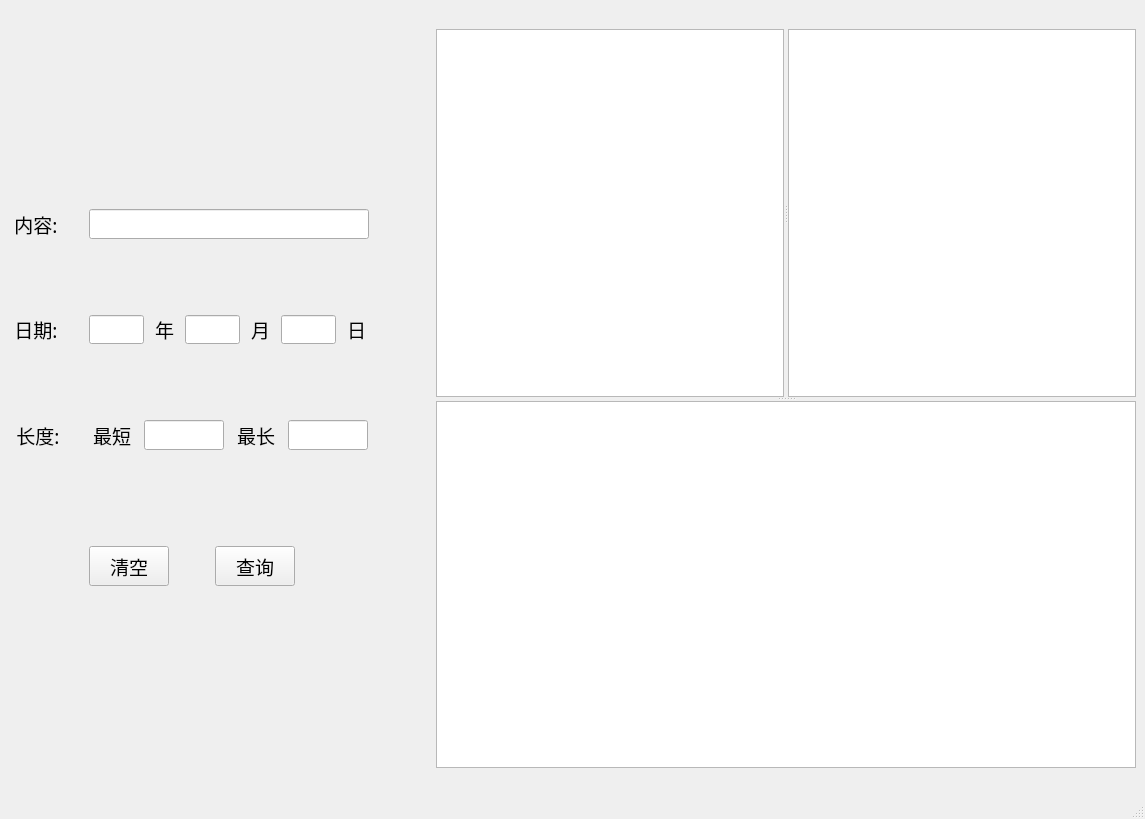
<?xml version="1.0" encoding="UTF-8"?>
<ui version="4.0">
 <class>MainWindow</class>
 <widget class="QMainWindow" name="MainWindow">
  <property name="geometry">
   <rect>
    <x>0</x>
    <y>0</y>
    <width>1119</width>
    <height>819</height>
   </rect>
  </property>
  <property name="minimumSize">
   <size>
    <width>0</width>
    <height>0</height>
   </size>
  </property>
  <property name="windowTitle">
   <string>MainWindow</string>
  </property>
  <widget class="QWidget" name="centralwidget">
   <layout class="QHBoxLayout" name="horizontalLayout_5">
    <item>
     <layout class="QVBoxLayout" name="query_block">
      <item>
       <spacer name="verticalSpacer_4">
        <property name="orientation">
         <enum>Qt::Vertical</enum>
        </property>
        <property name="sizeType">
         <enum>QSizePolicy::Maximum</enum>
        </property>
        <property name="sizeHint" stdset="0">
         <size>
          <width>20</width>
          <height>150</height>
         </size>
        </property>
       </spacer>
      </item>
      <item>
       <layout class="QHBoxLayout" name="query_content">
        <item>
         <widget class="QLabel" name="content_label">
          <property name="sizePolicy">
           <sizepolicy hsizetype="Fixed" vsizetype="Preferred">
            <horstretch>0</horstretch>
            <verstretch>0</verstretch>
           </sizepolicy>
          </property>
          <property name="font">
           <font>
            <family>Adobe Devanagari</family>
            <pointsize>14</pointsize>
           </font>
          </property>
          <property name="text">
           <string>内容:</string>
          </property>
          <property name="alignment">
           <set>Qt::AlignCenter</set>
          </property>
         </widget>
        </item>
        <item>
         <spacer name="horizontalSpacer">
          <property name="orientation">
           <enum>Qt::Horizontal</enum>
          </property>
          <property name="sizeType">
           <enum>QSizePolicy::Fixed</enum>
          </property>
          <property name="sizeHint" stdset="0">
           <size>
            <width>20</width>
            <height>20</height>
           </size>
          </property>
         </spacer>
        </item>
        <item>
         <widget class="QLineEdit" name="content_input">
          <property name="sizePolicy">
           <sizepolicy hsizetype="Maximum" vsizetype="Maximum">
            <horstretch>0</horstretch>
            <verstretch>0</verstretch>
           </sizepolicy>
          </property>
          <property name="maximumSize">
           <size>
            <width>280</width>
            <height>30</height>
           </size>
          </property>
          <property name="alignment">
           <set>Qt::AlignCenter</set>
          </property>
         </widget>
        </item>
       </layout>
      </item>
      <item>
       <spacer name="verticalSpacer">
        <property name="orientation">
         <enum>Qt::Vertical</enum>
        </property>
        <property name="sizeType">
         <enum>QSizePolicy::Minimum</enum>
        </property>
        <property name="sizeHint" stdset="0">
         <size>
          <width>20</width>
          <height>20</height>
         </size>
        </property>
       </spacer>
      </item>
      <item>
       <layout class="QHBoxLayout" name="query_data">
        <property name="sizeConstraint">
         <enum>QLayout::SetNoConstraint</enum>
        </property>
        <item>
         <widget class="QLabel" name="data_label">
          <property name="sizePolicy">
           <sizepolicy hsizetype="Fixed" vsizetype="Preferred">
            <horstretch>0</horstretch>
            <verstretch>0</verstretch>
           </sizepolicy>
          </property>
          <property name="font">
           <font>
            <family>Adobe Devanagari</family>
            <pointsize>14</pointsize>
           </font>
          </property>
          <property name="text">
           <string>日期:</string>
          </property>
          <property name="alignment">
           <set>Qt::AlignCenter</set>
          </property>
         </widget>
        </item>
        <item>
         <spacer name="horizontalSpacer_2">
          <property name="orientation">
           <enum>Qt::Horizontal</enum>
          </property>
          <property name="sizeType">
           <enum>QSizePolicy::Fixed</enum>
          </property>
          <property name="sizeHint" stdset="0">
           <size>
            <width>20</width>
            <height>20</height>
           </size>
          </property>
         </spacer>
        </item>
        <item>
         <widget class="QLineEdit" name="year_input">
          <property name="sizePolicy">
           <sizepolicy hsizetype="Fixed" vsizetype="Maximum">
            <horstretch>0</horstretch>
            <verstretch>0</verstretch>
           </sizepolicy>
          </property>
          <property name="maximumSize">
           <size>
            <width>55</width>
            <height>30</height>
           </size>
          </property>
          <property name="alignment">
           <set>Qt::AlignCenter</set>
          </property>
         </widget>
        </item>
        <item>
         <widget class="QLabel" name="year_label">
          <property name="sizePolicy">
           <sizepolicy hsizetype="Fixed" vsizetype="Maximum">
            <horstretch>0</horstretch>
            <verstretch>0</verstretch>
           </sizepolicy>
          </property>
          <property name="font">
           <font>
            <family>Adobe Devanagari</family>
            <pointsize>14</pointsize>
           </font>
          </property>
          <property name="text">
           <string>年</string>
          </property>
          <property name="alignment">
           <set>Qt::AlignCenter</set>
          </property>
         </widget>
        </item>
        <item>
         <widget class="QLineEdit" name="month_input">
          <property name="sizePolicy">
           <sizepolicy hsizetype="Fixed" vsizetype="Maximum">
            <horstretch>0</horstretch>
            <verstretch>0</verstretch>
           </sizepolicy>
          </property>
          <property name="maximumSize">
           <size>
            <width>55</width>
            <height>30</height>
           </size>
          </property>
          <property name="alignment">
           <set>Qt::AlignCenter</set>
          </property>
         </widget>
        </item>
        <item>
         <widget class="QLabel" name="month_label">
          <property name="sizePolicy">
           <sizepolicy hsizetype="Fixed" vsizetype="Maximum">
            <horstretch>0</horstretch>
            <verstretch>0</verstretch>
           </sizepolicy>
          </property>
          <property name="font">
           <font>
            <family>Adobe Devanagari</family>
            <pointsize>14</pointsize>
           </font>
          </property>
          <property name="text">
           <string>月</string>
          </property>
          <property name="alignment">
           <set>Qt::AlignCenter</set>
          </property>
         </widget>
        </item>
        <item>
         <widget class="QLineEdit" name="day_input">
          <property name="sizePolicy">
           <sizepolicy hsizetype="Fixed" vsizetype="Maximum">
            <horstretch>0</horstretch>
            <verstretch>0</verstretch>
           </sizepolicy>
          </property>
          <property name="maximumSize">
           <size>
            <width>55</width>
            <height>30</height>
           </size>
          </property>
          <property name="alignment">
           <set>Qt::AlignCenter</set>
          </property>
         </widget>
        </item>
        <item>
         <widget class="QLabel" name="day_label">
          <property name="sizePolicy">
           <sizepolicy hsizetype="Fixed" vsizetype="Maximum">
            <horstretch>0</horstretch>
            <verstretch>0</verstretch>
           </sizepolicy>
          </property>
          <property name="font">
           <font>
            <family>Adobe Devanagari</family>
            <pointsize>14</pointsize>
           </font>
          </property>
          <property name="text">
           <string>日</string>
          </property>
          <property name="alignment">
           <set>Qt::AlignCenter</set>
          </property>
          <property name="wordWrap">
           <bool>false</bool>
          </property>
          <property name="margin">
           <number>0</number>
          </property>
          <property name="indent">
           <number>-1</number>
          </property>
         </widget>
        </item>
       </layout>
      </item>
      <item>
       <spacer name="verticalSpacer_2">
        <property name="orientation">
         <enum>Qt::Vertical</enum>
        </property>
        <property name="sizeType">
         <enum>QSizePolicy::Minimum</enum>
        </property>
        <property name="sizeHint" stdset="0">
         <size>
          <width>20</width>
          <height>20</height>
         </size>
        </property>
       </spacer>
      </item>
      <item>
       <layout class="QHBoxLayout" name="query_length">
        <item>
         <widget class="QLabel" name="length_label">
          <property name="sizePolicy">
           <sizepolicy hsizetype="Fixed" vsizetype="Preferred">
            <horstretch>0</horstretch>
            <verstretch>0</verstretch>
           </sizepolicy>
          </property>
          <property name="font">
           <font>
            <family>Adobe Devanagari</family>
            <pointsize>14</pointsize>
           </font>
          </property>
          <property name="text">
           <string>长度:</string>
          </property>
          <property name="alignment">
           <set>Qt::AlignCenter</set>
          </property>
         </widget>
        </item>
        <item>
         <spacer name="horizontalSpacer_3">
          <property name="orientation">
           <enum>Qt::Horizontal</enum>
          </property>
          <property name="sizeType">
           <enum>QSizePolicy::Fixed</enum>
          </property>
          <property name="sizeHint" stdset="0">
           <size>
            <width>20</width>
            <height>20</height>
           </size>
          </property>
         </spacer>
        </item>
        <item>
         <widget class="QLabel" name="min_label">
          <property name="sizePolicy">
           <sizepolicy hsizetype="Fixed" vsizetype="Preferred">
            <horstretch>0</horstretch>
            <verstretch>0</verstretch>
           </sizepolicy>
          </property>
          <property name="font">
           <font>
            <family>Adobe Devanagari</family>
            <pointsize>14</pointsize>
           </font>
          </property>
          <property name="text">
           <string>最短</string>
          </property>
          <property name="alignment">
           <set>Qt::AlignCenter</set>
          </property>
         </widget>
        </item>
        <item>
         <widget class="QLineEdit" name="min_input">
          <property name="sizePolicy">
           <sizepolicy hsizetype="Fixed" vsizetype="Maximum">
            <horstretch>0</horstretch>
            <verstretch>0</verstretch>
           </sizepolicy>
          </property>
          <property name="maximumSize">
           <size>
            <width>80</width>
            <height>30</height>
           </size>
          </property>
          <property name="alignment">
           <set>Qt::AlignCenter</set>
          </property>
         </widget>
        </item>
        <item>
         <widget class="QLabel" name="max_label">
          <property name="sizePolicy">
           <sizepolicy hsizetype="Fixed" vsizetype="Preferred">
            <horstretch>0</horstretch>
            <verstretch>0</verstretch>
           </sizepolicy>
          </property>
          <property name="font">
           <font>
            <family>Adobe Devanagari</family>
            <pointsize>14</pointsize>
           </font>
          </property>
          <property name="text">
           <string>最长</string>
          </property>
          <property name="alignment">
           <set>Qt::AlignCenter</set>
          </property>
         </widget>
        </item>
        <item>
         <widget class="QLineEdit" name="max_input">
          <property name="sizePolicy">
           <sizepolicy hsizetype="Fixed" vsizetype="Maximum">
            <horstretch>0</horstretch>
            <verstretch>0</verstretch>
           </sizepolicy>
          </property>
          <property name="maximumSize">
           <size>
            <width>80</width>
            <height>30</height>
           </size>
          </property>
          <property name="alignment">
           <set>Qt::AlignCenter</set>
          </property>
         </widget>
        </item>
       </layout>
      </item>
      <item>
       <spacer name="verticalSpacer_3">
        <property name="orientation">
         <enum>Qt::Vertical</enum>
        </property>
        <property name="sizeType">
         <enum>QSizePolicy::Minimum</enum>
        </property>
        <property name="sizeHint" stdset="0">
         <size>
          <width>20</width>
          <height>40</height>
         </size>
        </property>
       </spacer>
      </item>
      <item>
       <layout class="QHBoxLayout" name="submit_block">
        <item>
         <spacer name="horizontalSpacer_5">
          <property name="orientation">
           <enum>Qt::Horizontal</enum>
          </property>
          <property name="sizeType">
           <enum>QSizePolicy::Fixed</enum>
          </property>
          <property name="sizeHint" stdset="0">
           <size>
            <width>80</width>
            <height>27</height>
           </size>
          </property>
         </spacer>
        </item>
        <item>
         <widget class="QPushButton" name="dele">
          <property name="sizePolicy">
           <sizepolicy hsizetype="Fixed" vsizetype="Maximum">
            <horstretch>0</horstretch>
            <verstretch>0</verstretch>
           </sizepolicy>
          </property>
          <property name="maximumSize">
           <size>
            <width>16777215</width>
            <height>40</height>
           </size>
          </property>
          <property name="font">
           <font>
            <family>Adobe Devanagari</family>
            <pointsize>14</pointsize>
           </font>
          </property>
          <property name="text">
           <string>清空</string>
          </property>
         </widget>
        </item>
        <item>
         <spacer name="horizontalSpacer_6">
          <property name="orientation">
           <enum>Qt::Horizontal</enum>
          </property>
          <property name="sizeType">
           <enum>QSizePolicy::Fixed</enum>
          </property>
          <property name="sizeHint" stdset="0">
           <size>
            <width>40</width>
            <height>20</height>
           </size>
          </property>
         </spacer>
        </item>
        <item>
         <widget class="QPushButton" name="submit">
          <property name="sizePolicy">
           <sizepolicy hsizetype="Fixed" vsizetype="Maximum">
            <horstretch>0</horstretch>
            <verstretch>0</verstretch>
           </sizepolicy>
          </property>
          <property name="minimumSize">
           <size>
            <width>0</width>
            <height>0</height>
           </size>
          </property>
          <property name="maximumSize">
           <size>
            <width>16777215</width>
            <height>40</height>
           </size>
          </property>
          <property name="font">
           <font>
            <family>Adobe Devanagari</family>
            <pointsize>14</pointsize>
           </font>
          </property>
          <property name="text">
           <string>查询</string>
          </property>
          <property name="default">
           <bool>false</bool>
          </property>
         </widget>
        </item>
        <item>
         <spacer name="horizontalSpacer_4">
          <property name="orientation">
           <enum>Qt::Horizontal</enum>
          </property>
          <property name="sizeType">
           <enum>QSizePolicy::Fixed</enum>
          </property>
          <property name="sizeHint" stdset="0">
           <size>
            <width>80</width>
            <height>27</height>
           </size>
          </property>
         </spacer>
        </item>
       </layout>
      </item>
      <item>
       <spacer name="verticalSpacer_5">
        <property name="orientation">
         <enum>Qt::Vertical</enum>
        </property>
        <property name="sizeType">
         <enum>QSizePolicy::Minimum</enum>
        </property>
        <property name="sizeHint" stdset="0">
         <size>
          <width>20</width>
          <height>150</height>
         </size>
        </property>
       </spacer>
      </item>
     </layout>
    </item>
    <item>
     <spacer name="centerspacer">
      <property name="orientation">
       <enum>Qt::Horizontal</enum>
      </property>
      <property name="sizeType">
       <enum>QSizePolicy::Minimum</enum>
      </property>
      <property name="sizeHint" stdset="0">
       <size>
        <width>55</width>
        <height>20</height>
       </size>
      </property>
     </spacer>
    </item>
    <item>
     <layout class="QVBoxLayout" name="show_block">
      <item>
       <spacer name="show_bottomspcacer">
        <property name="orientation">
         <enum>Qt::Vertical</enum>
        </property>
        <property name="sizeType">
         <enum>QSizePolicy::Maximum</enum>
        </property>
        <property name="sizeHint" stdset="0">
         <size>
          <width>20</width>
          <height>20</height>
         </size>
        </property>
       </spacer>
      </item>
      <item>
       <widget class="QSplitter" name="show_box">
        <property name="orientation">
         <enum>Qt::Vertical</enum>
        </property>
        <widget class="QSplitter" name="stat_box">
         <property name="sizePolicy">
          <sizepolicy hsizetype="Expanding" vsizetype="Expanding">
           <horstretch>0</horstretch>
           <verstretch>0</verstretch>
          </sizepolicy>
         </property>
         <property name="orientation">
          <enum>Qt::Horizontal</enum>
         </property>
         <widget class="QTextEdit" name="date_show"/>
         <widget class="QTextEdit" name="stat_show"/>
        </widget>
        <widget class="QTextEdit" name="detail_show">
         <property name="sizePolicy">
          <sizepolicy hsizetype="Minimum" vsizetype="Expanding">
           <horstretch>0</horstretch>
           <verstretch>0</verstretch>
          </sizepolicy>
         </property>
         <property name="minimumSize">
          <size>
           <width>700</width>
           <height>0</height>
          </size>
         </property>
        </widget>
       </widget>
      </item>
      <item>
       <spacer name="show_topspacer">
        <property name="orientation">
         <enum>Qt::Vertical</enum>
        </property>
        <property name="sizeType">
         <enum>QSizePolicy::Maximum</enum>
        </property>
        <property name="sizeHint" stdset="0">
         <size>
          <width>20</width>
          <height>20</height>
         </size>
        </property>
       </spacer>
      </item>
     </layout>
    </item>
   </layout>
  </widget>
  <widget class="QMenuBar" name="menubar">
   <property name="geometry">
    <rect>
     <x>0</x>
     <y>0</y>
     <width>1119</width>
     <height>23</height>
    </rect>
   </property>
  </widget>
  <widget class="QStatusBar" name="statusbar"/>
 </widget>
 <resources/>
 <connections/>
</ui>
